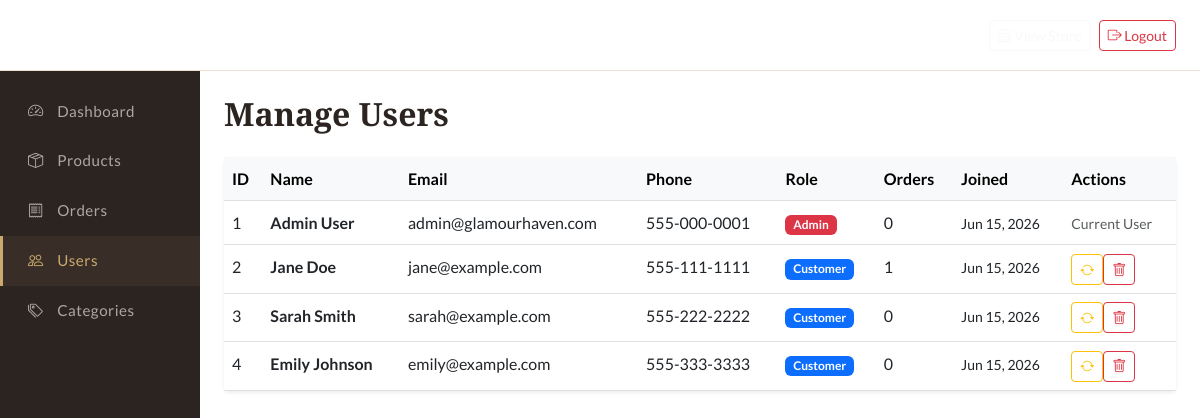
/admin/manage_users.php (signed in), run on the app's committed database.
### tables this page shows
CREATE TABLE users (
    user_id INT AUTO_INCREMENT PRIMARY KEY,
    first_name VARCHAR(50) NOT NULL,
    last_name VARCHAR(50) NOT NULL,
    email VARCHAR(100) NOT NULL UNIQUE,
    password VARCHAR(255) NOT NULL,
    phone VARCHAR(20),
    address VARCHAR(255),
    city VARCHAR(100),
    state VARCHAR(50),
    zip VARCHAR(10),
    role ENUM('customer', 'admin') DEFAULT 'customer',
    created_at TIMESTAMP DEFAULT CURRENT_TIMESTAMP,
    updated_at TIMESTAMP DEFAULT CURRENT_TIMESTAMP ON UPDATE CURRENT_TIMESTAMP
);

### admin/manage_users.php (the view, shortened to what this page needs)
<?php
$pdo = getDBConnection();
$users = $pdo->query("SELECT u.*, (SELECT COUNT(*) FROM orders WHERE user_id = u.user_id) as order_count FROM users u ORDER BY u.created_at DESC")->fetchAll();
?>
<!DOCTYPE html><html lang="en"><head><link href="https://cdn.jsdelivr.net/npm/bootstrap@5.3.0/dist/css/bootstrap.min.css" rel="stylesheet"><link href="https://cdn.jsdelivr.net/npm/bootstrap-icons@1.10.0/font/bootstrap-icons.css" rel="stylesheet"><link rel="stylesheet" href="../css/style.css"></head><body>
<nav class="navbar navbar-dark bg-dark px-4"><a class="navbar-brand" href="dashboard.php"><i class="bi bi-gem me-2"></i>Glamour Haven Admin</a><div><a href="../index.php" class="btn btn-outline-light btn-sm me-2"><i class="bi bi-shop"></i> View Store</a><a href="../logout.php" class="btn btn-outline-danger btn-sm"><i class="bi bi-box-arrow-right"></i> Logout</a></div></nav>
<div class="container-fluid"><div class="row">
    <div class="col-md-2 admin-sidebar p-0"><nav class="nav flex-column mt-3"><a class="nav-link" href="dashboard.php"><i class="bi bi-speedometer2"></i> Dashboard</a><a class="nav-link" href="manage_products.php"><i class="bi bi-box-seam"></i> Products</a><a class="nav-link" href="manage_orders.php"><i class="bi bi-receipt"></i> Orders</a><a class="nav-link active" href="manage_users.php"><i class="bi bi-people"></i> Users</a><a class="nav-link" href="manage_categories.php"><i class="bi bi-tags"></i> Categories</a></nav></div>
    <div class="col-md-10 p-4"><h2 class="mb-4">Manage Users</h2>
        <div class="card border-0 shadow-sm"><div class="card-body p-0"><div class="table-responsive"><table class="table table-hover mb-0"><thead class="table-light"><tr><th>ID</th><th>Name</th><th>Email</th><th>Phone</th><th>Role</th><th>Orders</th><th>Joined</th><th>Actions</th></tr></thead><tbody>
        <?php foreach ($users as $u): ?>
        <tr><td><?php echo $u['user_id']; ?></td><td><strong><?php echo htmlspecialchars($u['first_name'] . ' ' . $u['last_name']); ?></strong></td><td><?php echo htmlspecialchars($u['email']); ?></td><td><?php echo htmlspecialchars($u['phone'] ?? '-'); ?></td><td><span class="badge <?php echo $u['role']==='admin'?'bg-danger':'bg-primary'; ?>"><?php echo ucfirst($u['role']); ?></span></td><td><?php echo $u['order_count']; ?></td><td><small><?php echo date('M j, Y', strtotime($u['created_at'])); ?></small></td>
        <td><?php if ($u['user_id'] != $_SESSION['user_id']): ?><form method="POST" class="d-inline"><input type="hidden" name="user_id" value="<?php echo $u['user_id']; ?>"><input type="hidden" name="new_role" value="<?php echo $u['role']==='admin'?'customer':'admin'; ?>"><button type="submit" name="change_role" class="btn btn-sm btn-outline-warning" title="Toggle Role"><i class="bi bi-arrow-repeat"></i></button></form><?php if ($u['role'] !== 'admin'): ?><a href="manage_users.php?delete=<?php echo $u['user_id']; ?>" class="btn btn-sm btn-outline-danger confirm-delete" title="Delete"><i class="bi bi-trash"></i></a><?php endif; ?><?php else: ?><small class="text-muted">Current User</small><?php endif; ?></td></tr>
        <?php endforeach; ?>
        </tbody></table></div></div></div>
    </div>
</div></div>
<script src="https://cdn.jsdelivr.net/npm/bootstrap@5.3.0/dist/js/bootstrap.bundle.min.js"></script><script src="../js/main.js"></script></body></html>

### css/style.css (style rules this page uses)
:root { --primary: #C9A96E; --primary-dark: #A8893E; --primary-light: #F2E0D5; --accent: #8B1A2B; --accent-light: #DFBFB0; --dark: #2C2421; --dark-medium: #4A3C32; --gray: #7A6E65; --light-gray: #FAF5F0; --white: #FFFFFF; --rose: #E8CFC0; --font-display: 'Playfair Display', Georgia, serif; --font-body: 'Lato', 'Segoe UI', sans-serif; --shadow: 0 2px 15px rgba(44,36,33,0.08); --shadow-hover: 0 8px 30px rgba(44,36,33,0.14); --radius: 6px; --transition: all 0.3s ease; }
* { margin: 0; padding: 0; box-sizing: border-box; }
body { font-family: var(--font-body); color: var(--dark); background-color: var(--white); line-height: 1.7; display: flex; flex-direction: column; min-height: 100vh; }
h1,h2,h3,h4,h5,h6 { font-family: var(--font-display); font-weight: 600; color: var(--dark); }
a { color: var(--primary-dark); text-decoration: none; transition: var(--transition); }
.navbar { padding: 0.8rem 0; background: var(--white) !important; border-bottom: 1px solid var(--primary-light); }
.nav-link { color: var(--dark) !important; font-weight: 400; font-size: 0.95rem; padding: 0.5rem 1rem !important; letter-spacing: 0.5px; transition: var(--transition); }
.admin-sidebar { background: var(--dark); min-height: calc(100vh - 60px); padding: 1.5rem 0; }
.admin-sidebar .nav-link { color: rgba(255,255,255,0.6) !important; padding: 12px 25px !important; border-left: 3px solid transparent; transition: var(--transition); }
.admin-sidebar .nav-link:hover, .admin-sidebar .nav-link.active { color: var(--primary) !important; background: rgba(201,169,110,0.08); border-left-color: var(--primary); }
.admin-sidebar .nav-link i { margin-right: 10px; width: 20px; text-align: center; }

### data on the page
users: user_id "1", first_name+last_name "Admin User", email "admin@glamourhaven.com", phone "555-000-0001", role "Admin", order_count "0", created_at "Jun 15, 2026", shows "Current User"
users: user_id "2", first_name+last_name "Jane Doe", email "jane@example.com", phone "555-111-1111", role "Customer", order_count "1", created_at "Jun 15, 2026"
users: user_id "3", first_name+last_name "Sarah Smith", email "sarah@example.com", phone "555-222-2222", role "Customer", order_count "0", created_at "Jun 15, 2026"
users: user_id "4", first_name+last_name "Emily Johnson", email "emily@example.com", phone "555-333-3333", role "Customer", order_count "0", created_at "Jun 15, 2026"
